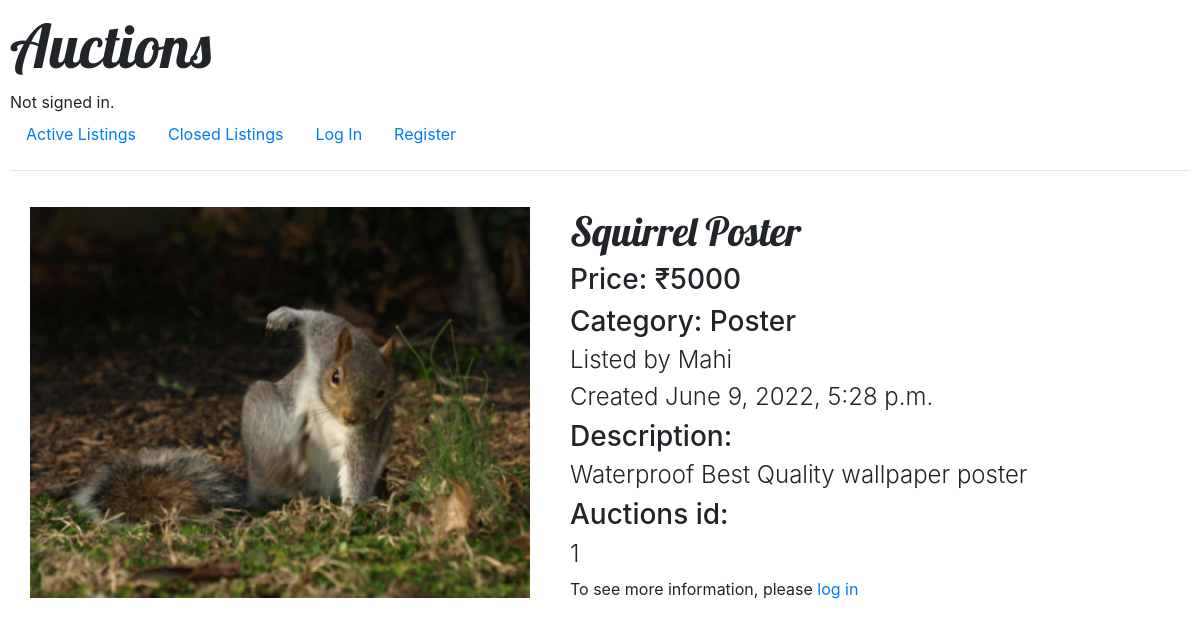
/listing/1, run on the app's committed database.
### auctions/models.py (models this page shows, shortened)
class Listing(models.Model):
    list_id = models.IntegerField(primary_key=True, auto_created=True)
    item = models.CharField(max_length=64)
    price = models.IntegerField()
    lister = models.ForeignKey(User, related_name="listings", on_delete=models.CASCADE)
    item_image = models.ImageField(upload_to='images', null=True, blank=True)
    time_created = models.DateTimeField(auto_now_add=True)
    comments = models.ManyToManyField(Comment)
    bids = models.ManyToManyField(Bid)
    category_name = models.ForeignKey(Category, related_name="listings", null=True, on_delete=models.CASCADE)
    description = models.CharField(max_length=200,null=True)
    watchers = models.ManyToManyField(User, related_name="watchlists")
    is_closed = models.BooleanField(default=False)
    winner = models.ForeignKey(User, related_name="purchases", null=True, on_delete=models.CASCADE)

class Category(models.Model):
    category_name = models.CharField(max_length=64, primary_key=True)

class User(AbstractUser):
    def __str__(self):
        return f"{self.id}: {self.first_name} {self.last_name}"

### auctions/views.py (the view)
# urls.py: path("listing/<int:item_id>", views.listing, name="listing"),
def listing(request, item_id):
    if request.user.is_authenticated:
        is_in_watchlist = request.user.watchlists.filter(list_id=item_id).exists()
        details = Listing.objects.get(list_id=item_id)
        comms = details.comments.all()
        return render(request, "auctions/active_listing.html", {
            "details" : details , "comms" : comms, "is_in_watchlist" : is_in_watchlist})
    else:
        try:
            details = Listing.objects.get(list_id=item_id)
            return render(request, "auctions/active_listing1.html", {
            "details" : details })
        except:
            return render(request, "auctions/error_page.html")

### auctions/templates/auctions/active_listing1.html
{% extends "auctions/layout.html" %}
{% load static %}
{% block body %}
    <div class="listing_flex">
        <div class="active_listing">
            {% if details.item_image %}
            <img src="{{ details.item_image.url }}" class="image" alt="{{ details.item }}">
            {% else %}
            <img src="{% static 'auctions/default.jpeg' %}" class="image" alt="{{ details.item }}">
            {% endif %}
        </div>
        <div class="active_listing">
            <h2> {{ details.item }} </h2>
            <h3> Price: ₹{{ details.price }} </h3>
            <h3> Category: {{ details.category_name.category_name }}</h3>
            <h4> Listed by {{ details.lister.username }} </h4>
            <h4> Created {{ details.time_created }}</h4>
            <h3> Description: </h3>
            <h4> {{ details.description }}</h4>
            <h3> Auctions id: </h3><h4> {{ details.list_id }} </h4>
            To see more information, please <a href="{% url 'login' %}">log in</a>
        </div>
    </div>
{% endblock %}

### auctions/static/auctions/styles.css (style rules this page uses)
h2 { font-size: 40px; font-family: 'Lobster', cursive; }
body { padding: 10px; }
.listing_flex { display: flex; flex-wrap: wrap; justify-content: left; align-content: left; }
.active_listing { padding: 20px; }
h4 { font-weight: 350; }
img { width: 230px; height: 230px; padding: 0px; }
.image { width: 500px; height: auto; }

### data on the page
Listing: item_image (picture), item "Squirrel Poster", price "5000", category_name.category_name "Poster", lister.username "Mahi", time_created "June 9, 2022, 5:28 p.m.", description "Waterproof Best Quality wallpaper poster", list_id "1"
